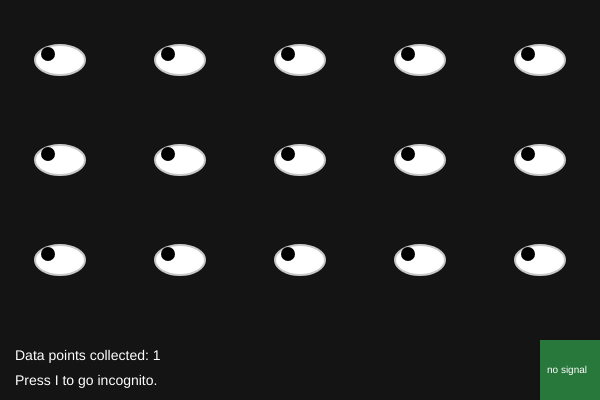
Frame 1 (no input)
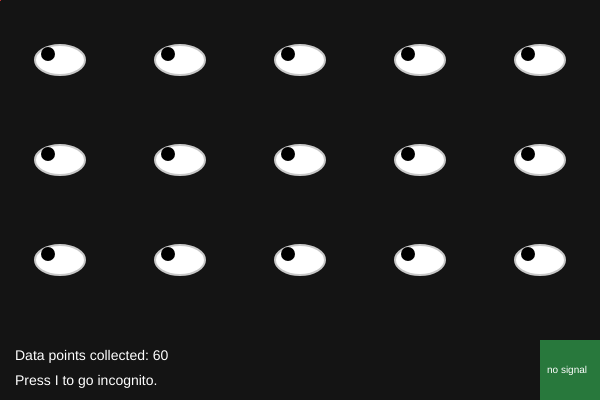
Frame 60 (no input)
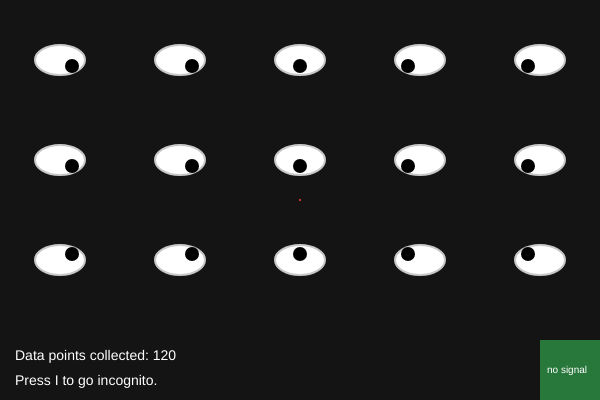
Frame 120 (the mouse pressed at the canvas centre since frame 60)

The p5.js sketch that drew these frames (run headless with seeded random() and noise() and a simulated clock; from frame 60 on, the mouse is pressed at the canvas centre):

// p5.js sketch
// ── sketch.js
// "Always Watching": a sketch about surveillance and data
//
// Eyes follow your mouse and every movement is logged as data.
// Incognito mode (press I) changes nothing. The only place you're not watched is the tiny "no signal" corner: the middle of nowhere.

let trail = [];        // recent mouse positions
let dataPoints = 0;    // how much data has been collected
let incognito = false; // true after pressing I

function setup() {
  createCanvas(600, 400);
  strokeWeight(2); // thicker lines for the trail and eyes
}

function draw() {
  background(20);

  // The "no signal" corner is the bottom-right 60 x 60 pixels
  let offline = mouseX > 540 && mouseY > 340;

  noStroke();
  fill(40, 120, 60);
  rect(540, 340, 60, 60);
  fill(255);
  textSize(10);
  text("no signal", 547, 373);

  // Log your position, unless you're offline
  if (!offline) {
    trail.push({ x: mouseX, y: mouseY });
    dataPoints = dataPoints + 1;
  }

  // Only keep the last 50 positions
  if (trail.length > 50) {
    trail.shift();
  }

  // Draw the trail
  noFill();
  stroke(255, 60, 60);
  beginShape();
  for (let spot of trail) {
    vertex(spot.x, spot.y);
  }
  endShape();

  // A grid of eyes: 5 across, 3 down
  for (let x = 60; x < 600; x += 120) {
    for (let y = 60; y < 340; y += 100) {
      drawEye(x, y, offline);
    }
  }

  // Text at the bottom
  noStroke();
  fill(255);
  textSize(14);
  text("Data points collected: " + dataPoints, 15, 360);

  if (offline) {
    text("Offline. Nobody's watching... but you can't do anything here either.", 15, 385);
  } else if (incognito) {
    text("Incognito mode: ON. They're still watching.", 15, 385);
  } else {
    text("Press I to go incognito.", 15, 385);
  }
}

// Draws one eye at (x, y). Closed eyes are just a line.
function drawEye(x, y, closed) {
  stroke(200);

  if (closed) {
    line(x - 25, y, x + 25, y);
  } else {
    // White of the eye
    fill(255);
    ellipse(x, y, 50, 30);

    // Pupil goes towards the mouse but stays inside the eye
    let pupilX = constrain(mouseX, x - 12, x + 12);
    let pupilY = constrain(mouseY, y - 6, y + 6);

    // Red pupils in incognito mode: it makes no difference
    noStroke();
    if (incognito) {
      fill(200, 0, 0);
    } else {
      fill(0);
    }
    circle(pupilX, pupilY, 14);
  }
}

// Press I to switch incognito mode on and off
function keyPressed() {
  if (key === "i" || key === "I") {
    incognito = !incognito;
  }
}
